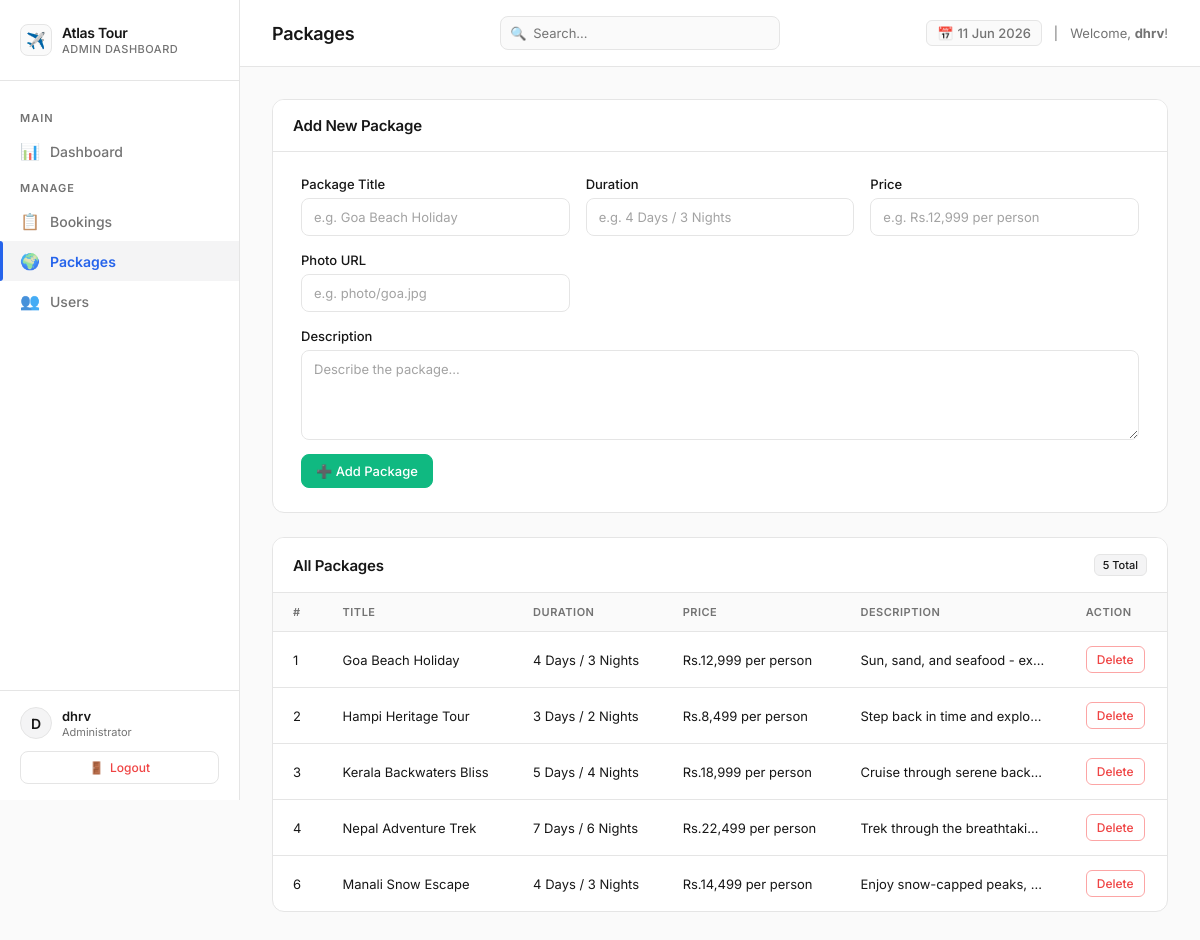
The page /admin/packages.php (signed in) on the database its author committed.
### tables this page shows
CREATE TABLE `packages` (
  `id` int(11) NOT NULL,
  `title` varchar(200) NOT NULL,
  `duration` varchar(100) DEFAULT NULL,
  `description` text DEFAULT NULL,
  `price` varchar(100) NOT NULL,
  `photo_url` varchar(300) DEFAULT NULL,
  `created_at` timestamp NOT NULL DEFAULT current_timestamp()
);

### admin/packages.php (the view, shortened to what this page needs)
<?php
require_once '../config/database.php';
require_once 'header.php';
$packages = mysqli_query($conn, "SELECT * FROM packages ORDER BY created_at DESC");
?>
<div class="card" style="margin-bottom:24px;">
    <div class="card-header">
        <h2>Add New Package</h2>
    </div>
    <div style="padding: 24px 28px;">
        <form method="POST" action="">
            <div class="form-grid">
                <div class="form-group">
                    <label>Package Title</label>
                    <input type="text" name="title" placeholder="e.g. Goa Beach Holiday" required>
                </div>
                <div class="form-group">
                    <label>Duration</label>
                    <input type="text" name="duration" placeholder="e.g. 4 Days / 3 Nights" required>
                </div>
                <div class="form-group">
                    <label>Price</label>
                    <input type="text" name="price" placeholder="e.g. Rs.12,999 per person" required>
                </div>
                <div class="form-group">
                    <label>Photo URL</label>
                    <input type="text" name="photo_url" placeholder="e.g. photo/goa.jpg">
                </div>
                <div class="form-group full">
                    <label>Description</label>
                    <textarea name="description" placeholder="Describe the package..." required></textarea>
                </div>
            </div>
            <button type="submit" class="btn btn-success" style="margin-top:14px;">➕ Add Package</button>
        </form>
    </div>
</div>
<div class="card">
    <div class="card-header">
        <h2>All Packages</h2>
        <span class="badge"><?php echo mysqli_num_rows($packages); ?> Total</span>
    </div>
    <table>
        <thead>
            <tr>
                <th>#</th>
                <th>Title</th>
                <th>Duration</th>
                <th>Price</th>
                <th>Description</th>
                <th>Action</th>
            </tr>
        </thead>
        <tbody>
            <?php if (mysqli_num_rows($packages) > 0): ?>
                <?php while ($row = mysqli_fetch_assoc($packages)): ?>
                <tr>
                    <td><?php echo $row['id']; ?></td>
                    <td><?php echo htmlspecialchars($row['title']); ?></td>
                    <td><?php echo htmlspecialchars($row['duration']); ?></td>
                    <td><?php echo htmlspecialchars($row['price']); ?></td>
                    <td style="max-width:220px; white-space:nowrap; overflow:hidden; text-overflow:ellipsis;">
                        <?php echo htmlspecialchars($row['description']); ?>
                    </td>
                    <td>
                        <a href="packages.php?delete=<?php echo $row['id']; ?>"
                           class="btn btn-danger btn-sm"
                           onclick="return confirm('Delete this package?')">Delete</a>
                    </td>
                </tr>
                <?php endwhile; ?>
            <?php else: ?>
                <tr><td colspan="6" style="text-align:center; color:#64748b;">No packages found.</td></tr>
            <?php endif; ?>
        </tbody>
    </table>
</div>
<?php require_once 'footer.php'; ?>

### admin/header.php (style rules this page uses)
* { margin: 0; padding: 0; box-sizing: border-box; }
body { font-family: 'Inter', sans-serif; background-color: #FAFAFA; color: #171717; display: flex; min-height: 100vh; overflow-x: hidden; }
.card { background: #FFFFFF; border: 1px solid #E5E5E5; border-radius: 12px; overflow: hidden; margin-bottom: 24px; }
.card-header { padding: 16px 20px; border-bottom: 1px solid #E5E5E5; display: flex; align-items: center; justify-content: space-between; background: #FFFFFF; }
.card-header h2 { font-size: 15px; font-weight: 600; color: #171717; letter-spacing: -0.2px; }
.badge { background: #F4F4F5; color: #171717; padding: 3px 8px; border-radius: 6px; font-size: 11px; font-weight: 500; border: 1px solid #E5E5E5; }
table { width: 100%; border-collapse: collapse; }
th { padding: 12px 20px; text-align: left; font-size: 11px; font-weight: 600; text-transform: uppercase; letter-spacing: 0.5px; color: #737373; background: #FAFAFA; border-bottom: 1px solid #E5E5E5; }
td { padding: 14px 20px; font-size: 13px; color: #171717; border-bottom: 1px solid #E5E5E5; font-family: 'Inter', sans-serif; }
tr:last-child td { border-bottom: none; }
tr { transition: background-color 0.15s; }
.btn { display: inline-flex; align-items: center; gap: 6px; padding: 8px 14px; border-radius: 8px; font-size: 13px; font-weight: 500; text-decoration: none; cursor: pointer; border: 1px solid #E5E5E5; font-family: 'Inter', sans-serif; background: #FFFFFF; color: #171717; transition: all 0.15s ease; }
.btn-danger { background: #FFFFFF; color: #EF4444; border-color: #FCA5A5; }
.btn-success { background: #10B981; color: #FFFFFF; border-color: #10B981; }
.btn-sm { padding: 5px 10px; font-size: 12px; border-radius: 6px; }
.form-grid { display: grid; grid-template-columns: repeat(auto-fit, minmax(200px, 1fr)); gap: 16px; }
.form-group { display: flex; flex-direction: column; gap: 6px; }
.form-group.full { grid-column: 1 / -1; }
.form-group label { font-size: 13px; font-weight: 500; color: #171717; }
.form-group input, .form-group textarea, .form-group select { padding: 10px 12px; background: #FFFFFF; border: 1px solid #E5E5E5; border-radius: 8px; color: #171717; font-size: 13px; font-family: 'Inter', sans-serif; outline: none; transition: all 0.15s ease; }
.form-group textarea { resize: vertical; min-height: 90px; }
.form-group input::placeholder, .form-group textarea::placeholder { color: #A3A3A3; }

### rows shown on the page
packages: id "1", title "Goa Beach Holiday", duration "4 Days / 3 Nights", price "Rs.12,999 per person", description "Sun, sand, and seafood - ex…"
packages: id "2", title "Hampi Heritage Tour", duration "3 Days / 2 Nights", price "Rs.8,499 per person", description "Step back in time and explo…"
packages: id "3", title "Kerala Backwaters Bliss", duration "5 Days / 4 Nights", price "Rs.18,999 per person", description "Cruise through serene back…"
packages: id "4", title "Nepal Adventure Trek", duration "7 Days / 6 Nights", price "Rs.22,499 per person", description "Trek through the breathtaki…"
packages: id "6", title "Manali Snow Escape", duration "4 Days / 3 Nights", price "Rs.14,499 per person", description "Enjoy snow-capped peaks,…"

### other values the page prints
substr($admin_username, 0, 1) "D"
$admin_username "dhrv"
$page_title "Packages"
mysqli_num_rows($packages) "5"
